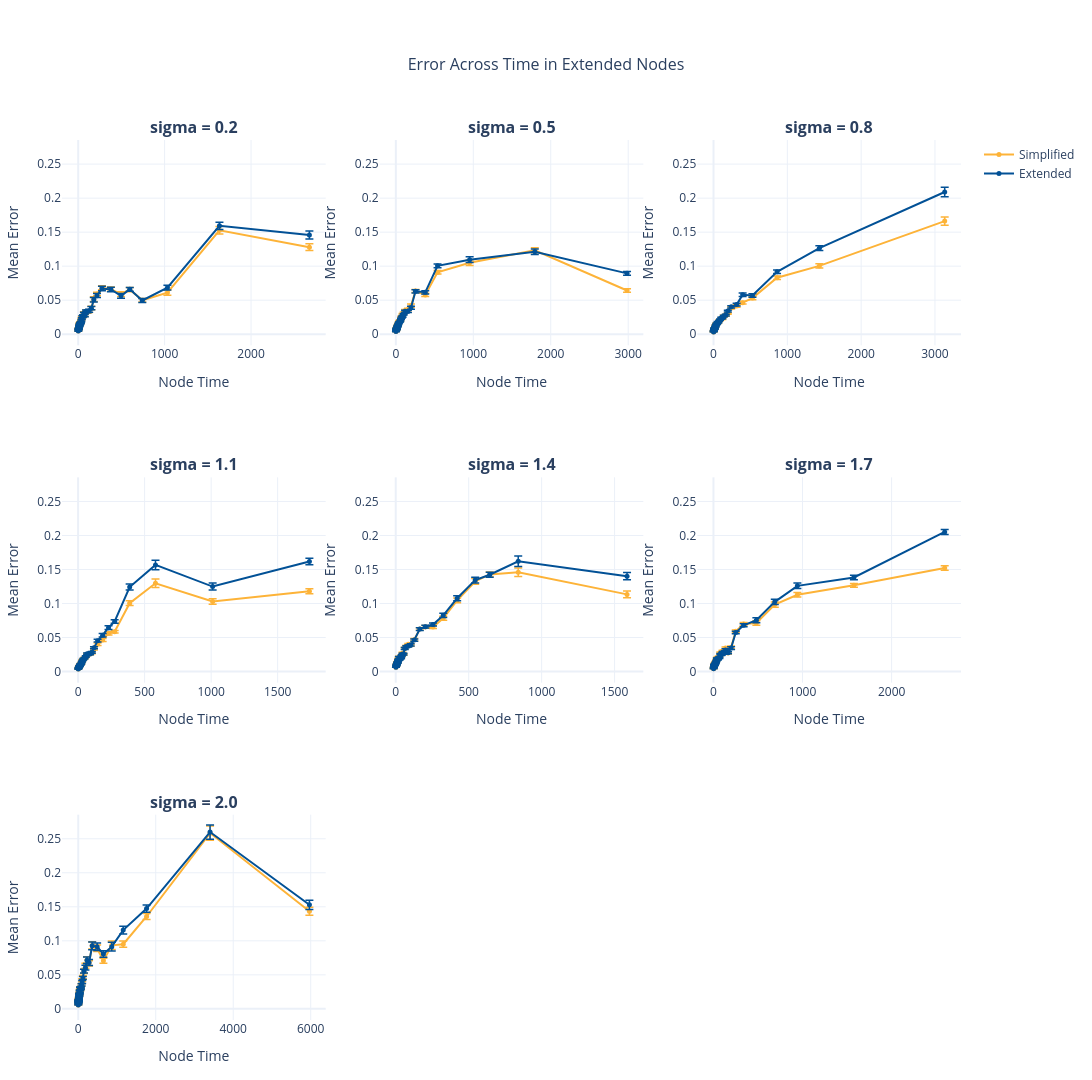

Write notebook code for a chart like this one.
### Code cell
accuracy_vs_time(master_unary_df, "unary", 50)
